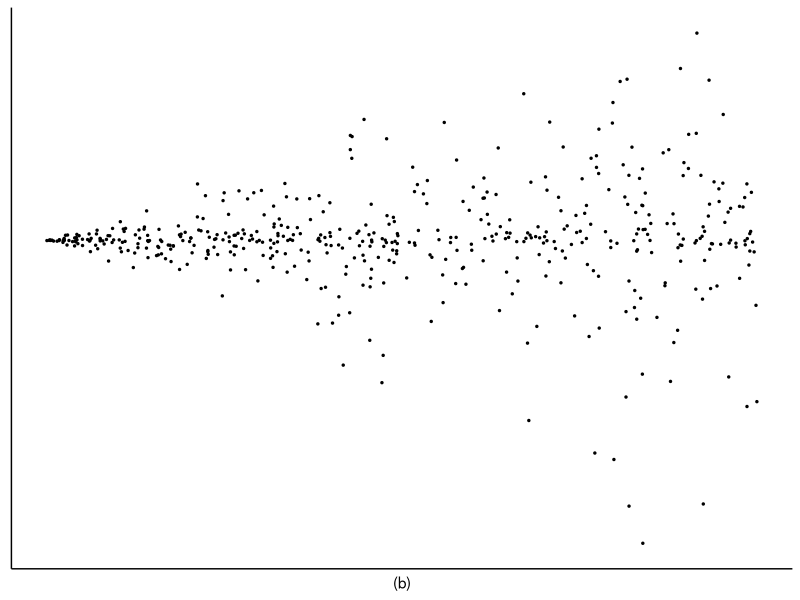
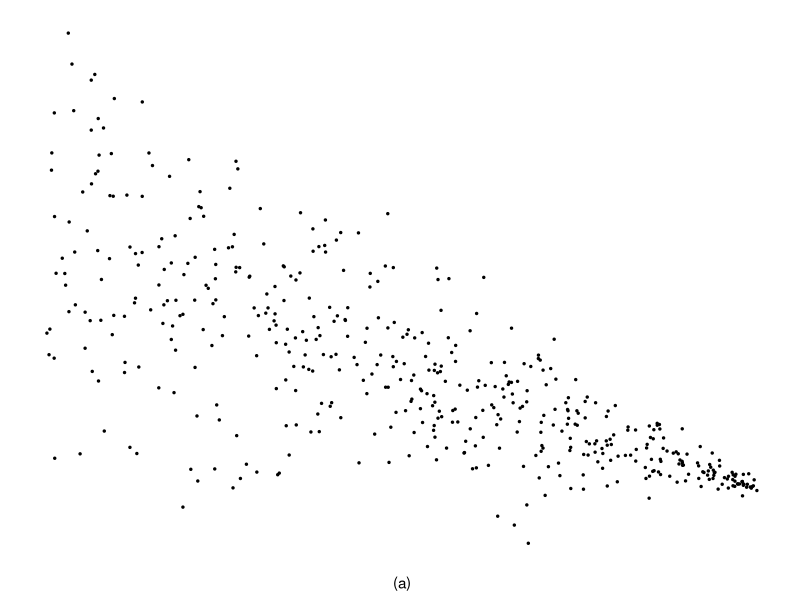

The R script that drew these images, in order: (Note: this script raises an error after producing the figures.)
# packages
library(ggplot2)
library(gridExtra)

### complex variation by a continuous variable
{
  #Set sample size 
  n<-500
  set.seed(5)
  
  #plot1
  {
    #Generate a single covariate. 
    x<-runif(n, min = 0, max = 100)
    #Generate an error term, which is normally distributed with mean 0 and SD 4 
    sd<-runif(n, min=0, max=4)
    sd<-sd*10
    residual<-rnorm(n,0,sd*x) 
    #Choose parameters (intercept and slope) and generate the outcome: 
    y <- residual
    continuous <- data.frame(y,x,sd,residual)
    # plot
    plot1 <- ggplot(data=continuous,aes(y=y, x=x)) +
      geom_point(size=rel(0.5)) + 
      labs(x="(b)") +
      theme(plot.title = element_text(size = 10, hjust = 0.5, face = "bold"),
            axis.text=element_blank(),
            axis.title.y = element_blank(),
            axis.title.x = element_text(),
            axis.ticks = element_blank(),
            axis.line = element_line(),
            panel.background = element_blank())
    plot1
  }
  
  #plot2
  {
    #Generate a single covariate. 
    x<-runif(n, min = 0, max = 100)
    #Generate an error term, which is normally distributed with mean 0 and SD 4 
    sd<-runif(n, min=100, max=105)
    residual<-rnorm(n,0,sd-x) 
    #Choose parameters (intercept and slope) and generate the outcome: 
    y <- (-2)*x + residual
    continuous <- data.frame(y,x,sd,residual)
    # plot
    library(ggplot2)
    plot2 <- ggplot(data=continuous,aes(y=y, x=x)) +
      geom_point(size=rel(0.5)) + 
      labs(x="(a)") +
      theme(plot.title = element_text(size = 10, hjust = 0.5, face = "bold"),
            axis.title.y = element_blank(),
            axis.title.x = element_text(),
            axis.text=element_blank(),
            axis.title=element_blank(),
            axis.ticks = element_blank(),
            panel.background = element_blank())
    plot2
  }
  
  #plot3
  {
    
    plot3
    
  }  

grid.arrange(plot2, plot1, plot3, ncol=3, bottom = "X", left = "Y")    
  
}




### nonmonotonic heteroscedasticity

# Generate a single covariate. 
x<-runif(n, min = -50, max = 50)
# Generate an error term, which is normally distributed with mean 0 and SD 4 
sd <- -x^2+ 3000 # plot(x, sigma2)
residual<-rnorm(n,0,sd)
#Choose parameters (intercept and slope) and generate the outcome: 
y <- residual
continuous <- data.frame(y,x,sd,residual)
# plot
library(ggplot2)
plot3 <- ggplot(data=continuous,aes(y=y, x=x)) +
  geom_point(size=rel(0.5)) + 
  labs(x="(c)") +
  theme(plot.title = element_text(size = 10, hjust = 0.5, face = "bold"),
        axis.title.y = element_blank(),
        axis.title.x = element_text(),
        axis.text=element_blank(),
        axis.title=element_blank(),
        axis.ticks = element_blank(),
        panel.background = element_blank())

